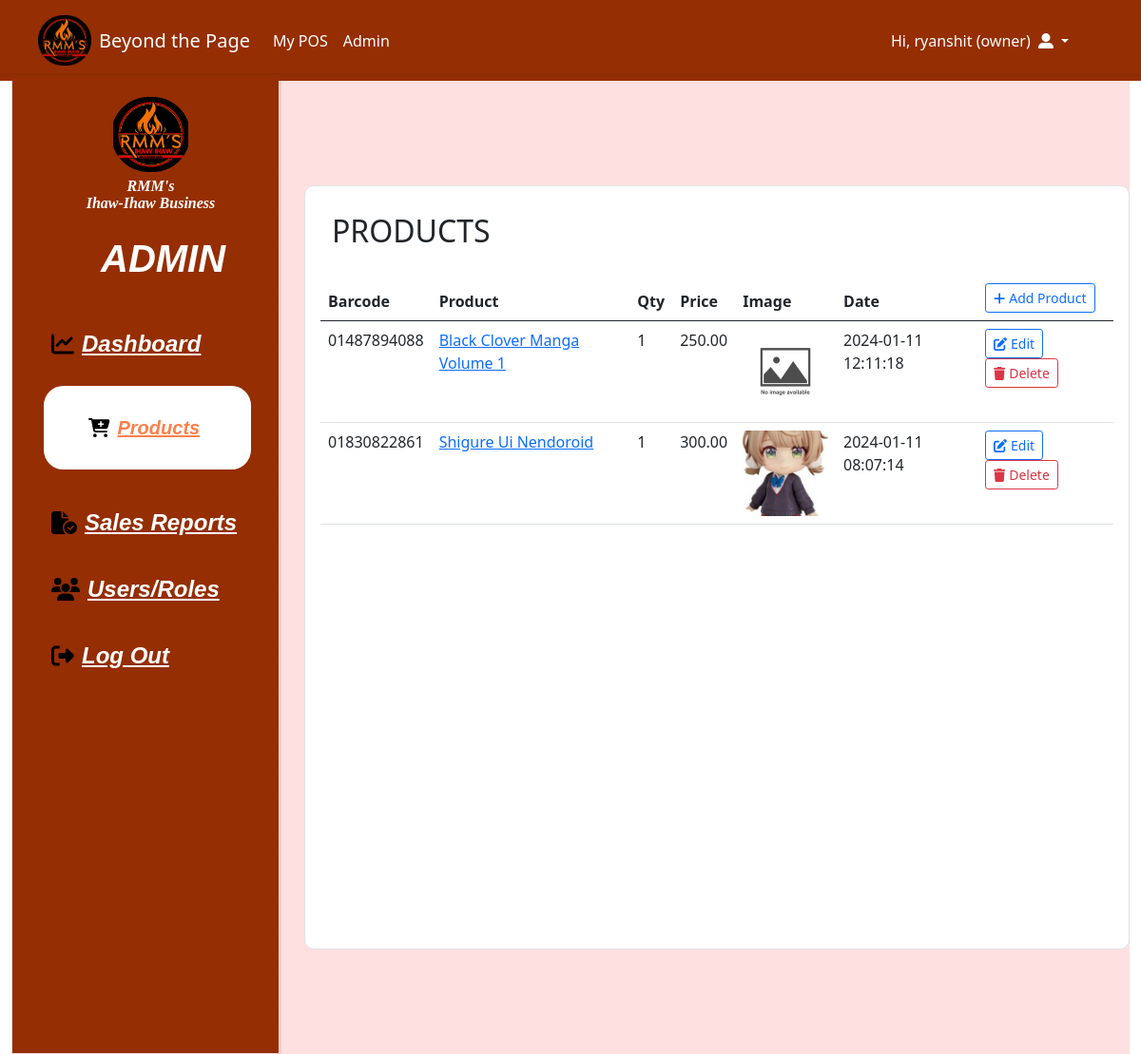
Page /index.php?page=admin&tab=products (signed in) on the committed database.
### tables this page shows
CREATE TABLE `products` (
  `id` int(11) NOT NULL,
  `description` varchar(50) NOT NULL,
  `barcode` varchar(50) NOT NULL,
  `qty` int(11) NOT NULL DEFAULT 1,
  `amount` decimal(10,2) DEFAULT NULL,
  `image` varchar(500) NOT NULL,
  `date` datetime NOT NULL,
  `views` int(11) NOT NULL,
  `user_id` varchar(60) NOT NULL
);

### app/core/database.php (called while the page is built)
<?php
class Database
{
	protected function db_connect(){
	    $DBHOST = "localhost";
	    $DBNAME = "db_btp";
	    $DBUSER = "root";
	    $DBPASS = "";
	    $DBDDRIVER = "mysql";
	    try{
	        $con = new PDO("$DBDDRIVER:host=$DBHOST;dbname=$DBNAME",$DBUSER,$DBPASS);
	    }catch(PDOException $e){
	        echo $e->getMessage();
	    }
	    return $con;
	}
	public function query($query,$data = array())
	{
		$con = $this->db_connect();
		$smt = $con->prepare($query);
		$check = $smt->execute($data);
		if($check)
		{
			$result = $smt->fetchAll(PDO::FETCH_ASSOC);
			if(is_array($result) && count($result) > 0){
				return $result;
			}
		}
		return false;
	}
}

### app/core/functions.php (called while the page is built, shortened)
<?php
function esc($str)
{
    return htmlspecialchars($str);
}
function crop($filename,$size = 400,$type = 'product')
{
    $ext = strtolower(pathinfo($filename,PATHINFO_EXTENSION));
    $cropped_file = preg_replace("/\.$ext$/", "_cropped.".$ext, $filename);
    if(file_exists($cropped_file))
    {
        return $cropped_file;
    }
    if(!file_exists($filename))
    {
        if($type == "male"){
            return 'assets/img/male-icon.jpg';
        }else
        if($type == "female"){
            return 'assets/img/female-user-icon.png';
        }else{
            return 'assets/img/no_image.jpg';
        }
    }
    return $cropped_file;
}

### app/views/admin/products.view.php (the view)
<div class="table-responsive pt-2" style="block-size:700px; background-color: white;"">
	<table class="table table-hover">
		<thead>
			<tr>
				<th>Barcode</th><th>Product</th><th>Qty</th><th>Price</th><th>Image</th><th>Date</th>
				<th>
					<a href="index.php?page=product-add">
					<button type="button" class="btn btn-outline-primary btn-sm">
					  <i class="fa-solid fa-plus me-1"></i>Add Product
					</button>
				</a>
				</th>
			</tr>
		</thead>
		<tbody>
			<?php if (!empty($products)):?>
				<?php foreach ($products as $product):?>
		 		<tr>
					<td><?=esc($product['barcode'])?></td>
					<td>
						<a href="index.php?page=product-single&id=<?=$product['id']?>">
							<?=esc($product['description'])?>
						</a>
					</td>
					<td><?=esc($product['qty'])?></td>
					<td><?=esc($product['amount'])?></td>
					<td>
						<img src="<?=crop($product['image'])?>" style="width: 100%;max-width:100px;" >
					</td>
					<td><?=esc($product['date'])?></td>
					<td>
						<a href="index.php?page=product-edit&id=<?=$product['id']?>">
							<button class="btn btn-outline-primary btn-sm"><i class="fa-solid fa-pen-to-square me-1"></i>Edit</button></a>
						<a href="index.php?page=product-delete&id=<?=$product['id']?>">
							<button class="btn btn-outline-danger btn-sm"><i class="fa-solid fa-trash me-1"></i>Delete</button></a>
					</td>
				</tr>
				<?php endforeach;?>
			<?php endif;?>
		</tbody>
	</table>
</div>

### public/assets/css/solid.css (style rules this page uses)
:root, :host { --fa-style-family-classic: 'Font Awesome 6 Free'; --fa-font-solid: normal 900 1em/1 'Font Awesome 6 Free'; }

### public/assets/css/main.css (style rules this page uses)
body a { text-decoration-style: none; }

### rows in the picture
products: barcode "01487894088", description "Black Clover Manga Volume 1", qty "1", amount "250.00", shows a picture, date "2024-01-11 12:11:18"
products: barcode "01830822861", description "Shigure Ui Nendoroid", qty "1", amount "300.00", shows a picture, date "2024-01-11 08:07:14"

### other values in the picture
APP_NAME "Beyond the Page"
auth('username') "ryanshit"
AUTH::get('role') "owner"
$tab "PRODUCTS"
